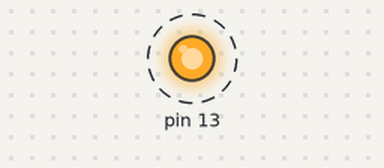
Recording of a sketch running on a simulated Arduino Uno, built with avr-gcc and run on an emulated ATmega328P. Parts: output pins drawn as LEDs (lit = HIGH). Dashed ring = blinking. What the sketch prints to the serial monitor is not drawn.

Above: at 0.5 s.
Timing chart, 0 to 4.6 s (numbered marks = the images above):
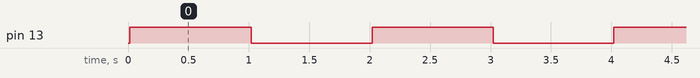

The sketch:

safety_framework.ino
```cpp
void setup() {
  // Initialize serial communication
  Serial.begin(115200);
  Serial.println("=== CaraPH Safety Framework v1.0 ===");
  Serial.println("Initializing hardware protection...");

  // Initialize built-in LED (pin 13 on Arduino Uno)
  pinMode(13, OUTPUT);
  digitalWrite(13, LOW);  // Start with LED off

  // Initialize other pins to safe states
  for (int pin = 2; pin <= 12; pin++) {
    pinMode(pin, INPUT_PULLUP);  // Safe default - input with pullup
  }

  // Safety initialization complete
  Serial.println("✓ All GPIO pins set to safe defaults");
  Serial.println("✓ Hardware protection active");
  Serial.println("✓ Emergency shutdown ready");
  Serial.println("✓ System ready for safe operation");
  Serial.println("Starting safety heartbeat...");
  Serial.println();
}

void loop() {
  // Safety heartbeat - shows system is running safely
  digitalWrite(13, HIGH);  // LED on
  Serial.println("SAFE: System operational, all protections active");
  delay(1000);

  digitalWrite(13, LOW);   // LED off
  Serial.println("SAFE: Hardware monitoring OK - All systems normal");
  delay(1000);
}
```

Measured:
- by itself, pin 13: alternates HIGH for 1.0 s and LOW for 1.0 s
